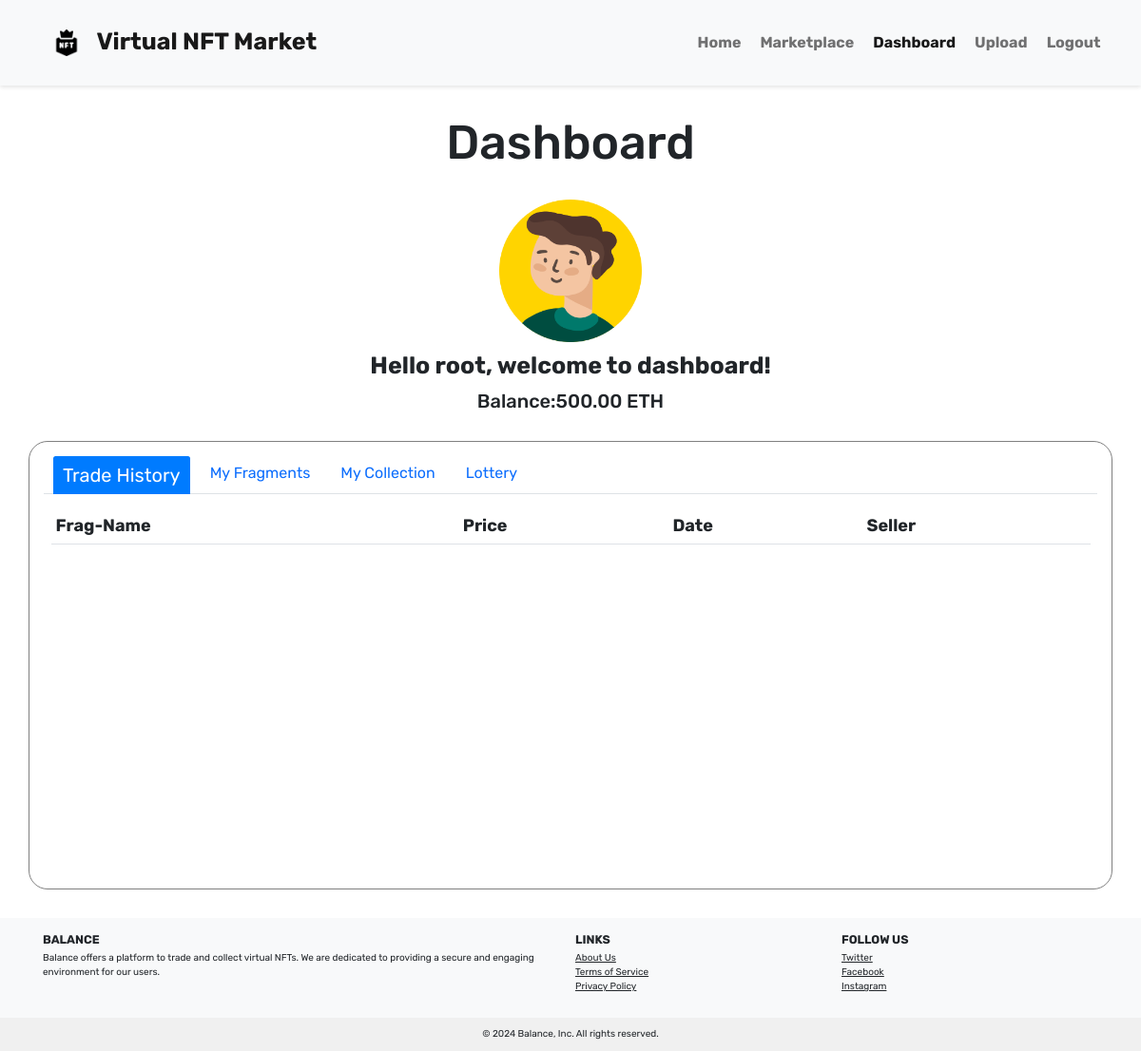
Before: /dashboard (signed in) with the older database file.
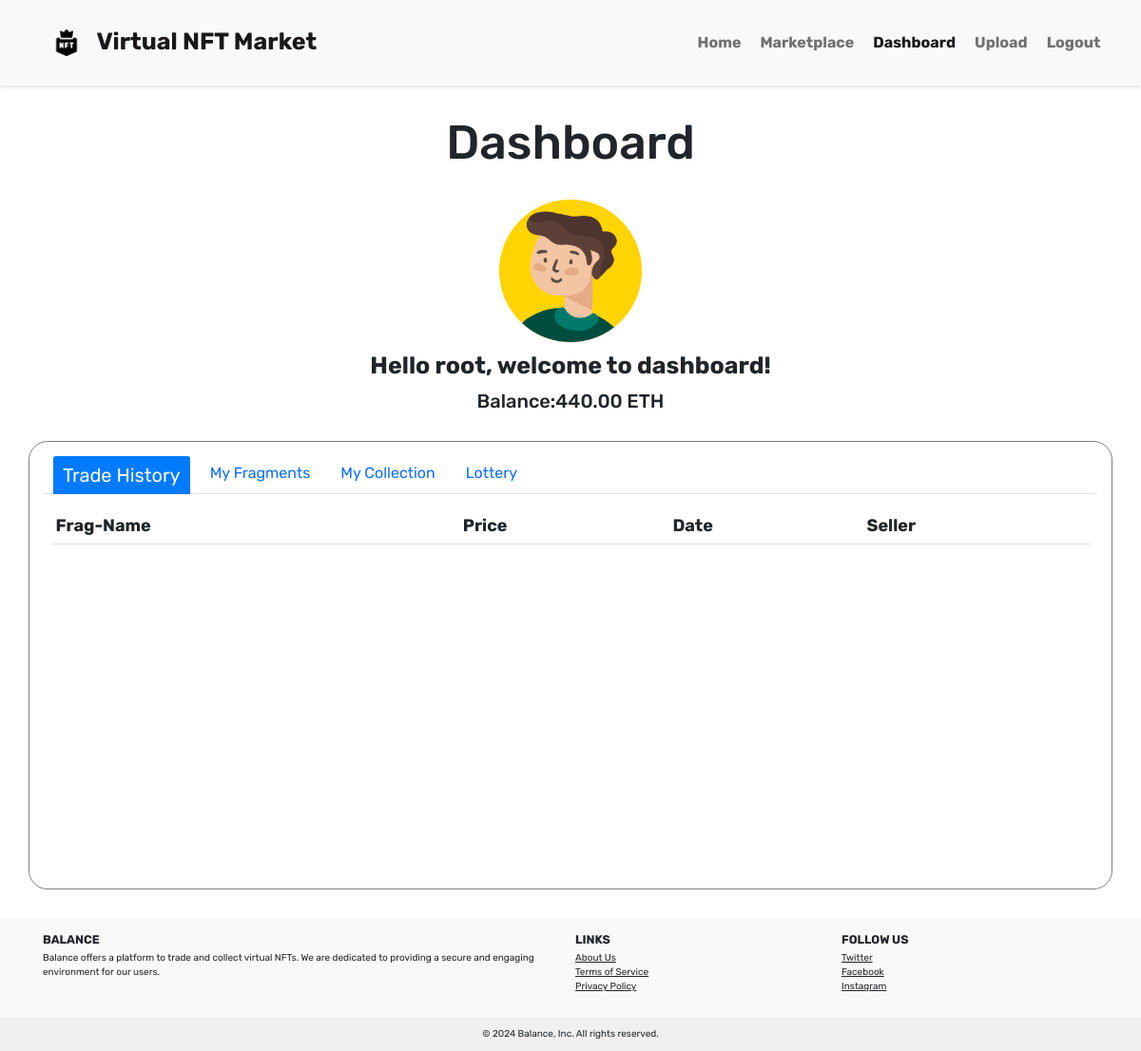
After: the same page with the newer database file.
### app/models.py (models this page shows, shortened)
class User(db.Model, UserMixin):
    __tablename__ = 'users'
    id = db.Column(db.Integer, primary_key=True)
    username = db.Column(db.String(64), unique=True, nullable=False)
    email = db.Column(db.String(255), unique=True, nullable=False)
    passwd_hash = db.Column(db.String(255), nullable=False)
    balance = db.Column(db.Numeric(10, 2), default=50.00, nullable=False)
    user_fragments = db.relationship('Fragment', lazy='select')
    user_transactions = db.relationship('Trade', lazy='select')
    __table_args__ = (
        db.CheckConstraint('balance >= 0 AND balance < 100000', name='check_balance'),
    )

### app/Blueprint/pages/pages.py (the view)
@pages_bp.route('/dashboard', methods=['GET'])
@login_required
def dashboard():
    trade_history = db.session.query(
        TradeHistory.trade_id,
        TradeHistory.frag_id,
        TradeHistory.frag_name,
        TradeHistory.price,
        TradeHistory.transaction_time,
        User.username.label('seller_username'),
    ).join(User, User.id == TradeHistory.seller).filter(TradeHistory.buyer == current_user.id).all()
    fragments=current_user.user_fragments
    collections = NFT.query.filter_by(completed=1, owner=current_user.id).all()
    available_fragments = Fragment.query.filter_by(owner=0).all()
    return render_template('dashboard.html', trade_history=trade_history, fragments=fragments, collections=collections, available_fragments=available_fragments)

### app/models.py (called while the page is built)
    @hybrid_property
    def trade_price(self):
        if self.trade:
            return 'For Sale', self.trade.get_price()
        return 'Not For Sale', -1

    @hybrid_property
    def name(self):
        if 'static/outputs/' in self.path:
            file_name_with_extension = self.path.split('static/outputs/')[-1]
            file_name, _ = os.path.splitext(file_name_with_extension)
            return file_name
        return None

    def get_price(self):
        return self.price

### templates/dashboard.html (shortened to what this page needs)
<!DOCTYPE html>
<html lang="en">
    <head>
         <link href="https://cdn.bootcss.com/bootstrap/5.1.3/css/bootstrap.min.css" rel="stylesheet">
        <link href="{{ url_for('static', filename='css/main.css') }}" rel="stylesheet">
        <link href="{{ url_for('static', filename='css/dashboard.css') }}" rel="stylesheet">
    </head>
    <body>
        <nav class="navbar navbar-expand-md navbar-light bg-light">
            <div class="container-fluid">
                <a class="navbar-brand ps-5" href="{{ url_for('pages.index') }}"><img class="logo" alt="nft-logo" src="{{ url_for('static', filename='images/logo.png') }}">Virtual NFT Market</a>
                <div class="collapse navbar-collapse justify-content-end pe-5" id="navbarNav">
                    <ul class="navbar-nav">
                        <li class="nav-item">
                            <a class="nav-link" aria-current="page" href="{{ url_for('pages.index') }}"><b>Home</b></a >
                        </li>
                        <li class="nav-item">
                            <a class="nav-link" href="{{ url_for('pages.marketplace') }}"><b>Marketplace</b></a >
                        </li>
                        <li class="nav-item">
                            <a class="nav-link active" href="{{ url_for('pages.dashboard') }}"><b>Dashboard</b></a>
                        </li>
                        {% if current_user.username == 'root' %}
                        <li class="nav-item">
                            <a class="nav-link" href="{{ url_for('raffle.upload') }}"><b>Upload</b></a >
                        </li>
                        {% endif %}
                        <li class="nav-item">
                            <a class="nav-link" href="{{ url_for('auth.logout') }}"><b>Logout</b></a >
                        </li>
                    </ul>
                </div>
            </div>
        </nav>
        <div class="user-info">
            <h1 class="mt-5 mb-5 text-center">Dashboard</h1>
            <div class="info-head mb-5">
                <div class="d-flex align-items-center justify-content-center flex-column">
                    <div class="mb-3">
                        <img src="{{ url_for('static', filename='images/seller8.png') }}" class="user-img d-block" alt="seller-8">
                    </div>
                </div>
                <h3 class="welcome-message text-center">Hello {{ current_user.username }}, welcome to dashboard!</h3>
                <h4 class="balance-info text-center">Balance:{{ '%.2f'|format(current_user.balance) }} ETH</h4>
            </div>
            <div class="container nav-container p-4">
                <ul class="nav nav-tabs" role="tablist">
                    <li class="nav-item">
                        <a class="nav-link active" data-bs-toggle="tab" href="#my-trade">Trade History</a>
                    </li>
                    <li class="nav-item">
                        <a class="nav-link" data-bs-toggle="tab" href="#my-fragments">My Fragments</a>
                    </li>
                    <li class="nav-item">
                        <a class="nav-link" data-bs-toggle="tab" href="#my-collection">My Collection</a>
                    </li>
                    <li class="nav-item">
                        <a class="nav-link" data-bs-toggle="tab" href="#lottery">Lottery</a>
                    </li>
                </ul>
                <div class="tab-content">
                    <div id="my-trade" class="container tab-pane active"><br>
                        <table class="table">
                            <thead>
                                <tr>
                                    <th>Frag-Name</th>
                                    <th>Price</th>
                                    <th>Date</th>
                                    <th>Seller</th>
                                </tr>
                            </thead>
                        </table>
                    </div>
                </div>
            </div>
        </div>
        <footer class="bg-light text-center text-lg-start mt-5">
            <div class="container p-4">
                <div class="row align-items-start g-3">
                    <div class="col-lg-6 col-md-12">
                        <h5 class="text-uppercase fw-bold">Balance</h5>
                        <p>
                            Balance offers a platform to trade and collect virtual NFTs. We are dedicated to providing a secure and engaging environment for our users.
                        </p>
                    </div>
                    <div class="col-lg-3 col-md-6">
                        <h5 class="text-uppercase fw-bold">Links</h5>
                        <ul class="list-unstyled mb-0">
                            <li><a href="{{ url_for('pages.about') }}" class="text-dark">About Us</a></li>
                            <li><a href="{{ url_for('pages.terms') }}" class="text-dark">Terms of Service</a></li>
                            <li><a href="{{ url_for('pages.privacy') }}" class="text-dark">Privacy Policy</a></li>
                        </ul>
                    </div>
                    <div class="col-lg-3 col-md-6">
                        <h5 class="text-uppercase fw-bold">Follow Us</h5>
                        <ul class="list-unstyled">
                            <li><a href="#!" class="text-dark">Twitter</a></li>
                            <li><a href="#!" class="text-dark">Facebook</a></li>
                            <li><a href="#!" class="text-dark">Instagram</a></li>
                        </ul>
                    </div>
                </div>
            </div>
            <div class="text-center p-3" style="background-color: #f0f0f0;">
                © 2024 Balance, Inc. All rights reserved.
            </div>
        </footer>
    </body>
</html>

### static/css/main.css (style rules this page uses)
* { margin:0; padding: 0; box-sizing: border-box; }
html { font-size: 62.5%; }
html,body,a,h1,h2,h3,h4,h5,h6,p,td,li { font-family: "Rubik",sans-serif }
.logo { height: 6.4rem; padding:1.8rem; }
.navbar { padding: 10px 0; box-shadow: 0 2px 4px rgba(0, 0, 0, 0.1); }
.navbar-brand { font-size: 2.5rem; font-weight: bold; }
.nav-link { font-size: 1.6rem; margin-left: 1rem; }

### static/css/dashboard.css (style rules this page uses)
.user-img { height:15rem; width:15rem; }
.user-info h1 { font-size: 5rem; }
.welcome-message { font-size: 2.5rem; font-weight: bold; margin-bottom: 1rem; }
.balance-info { font-size: 2rem; }
.tab-content { height: 40rem; width: auto; overflow-y: auto; }
th, td { font-size: 1.8rem; text-align: left; vertical-align: middle; }
.nav-container { border:1px solid grey; border-radius: 2rem; }
.nav-tabs .nav-link.active { font-size: 2rem; background-color: #007bff; color: white; border: none; }

Changed rows visible on the page:
changed User "root": balance "500.00" → "440.00"
